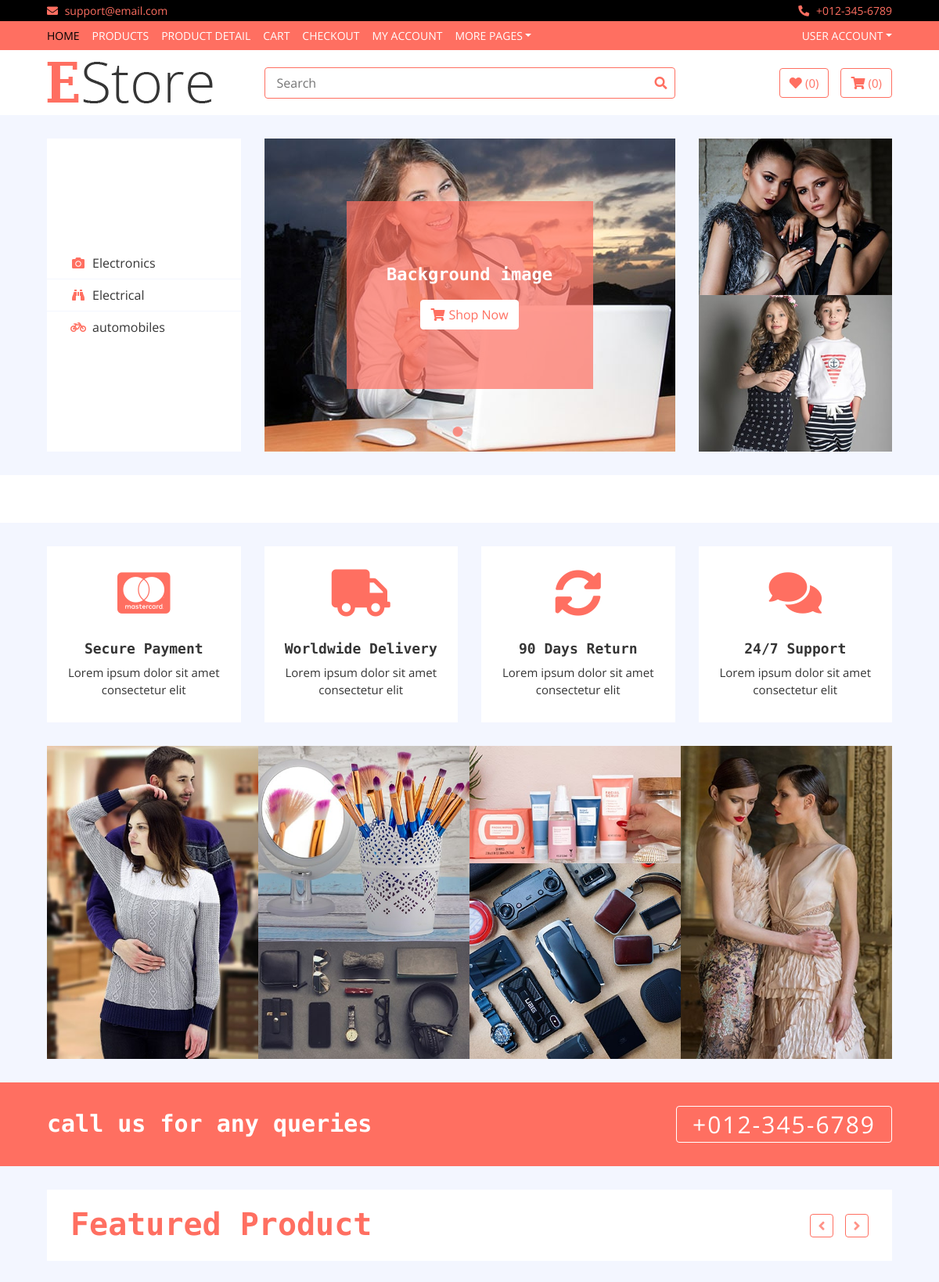
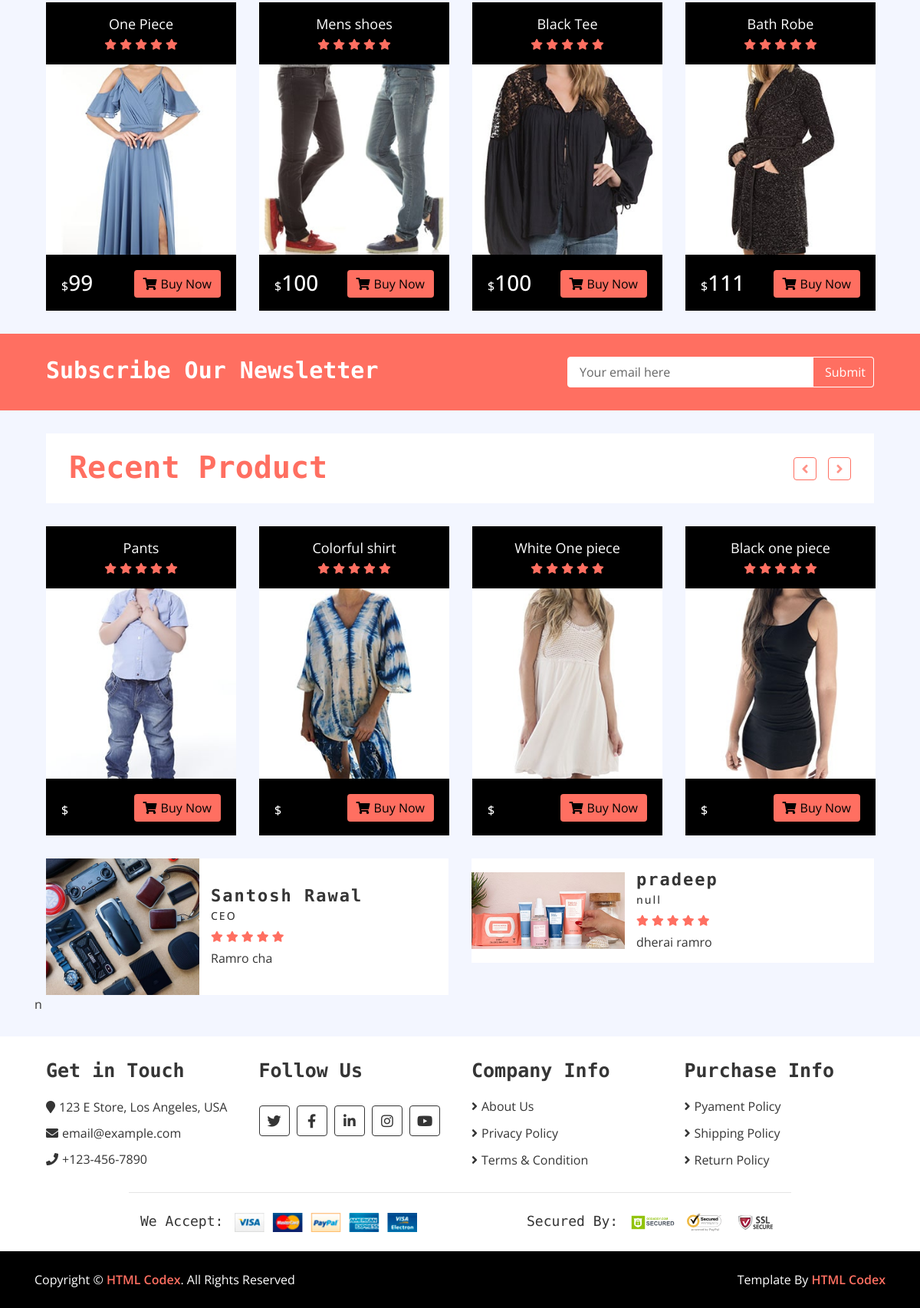
The page / on the database its author committed (2 pictures, top to bottom).
### home/models.py (models this page shows, shortened)
class Category(models.Model):
    name = models.CharField(max_length=200)
    logo = models.CharField(max_length=200, blank=True)
    slug = models.CharField(max_length=500, unique=True)

class Slider(models.Model):
    name = models.CharField(max_length=500)
    image = models.ImageField(upload_to='media')
    description = models.TextField(blank=True)
    rank = models.IntegerField()
    url = models.URLField(blank=True, max_length=500)

class Ad(models.Model):
    name = models.CharField(max_length=500)
    image = models.ImageField(upload_to='media')
    description = models.TextField()
    rank = models.IntegerField()

class Product(models.Model):
    name = models.CharField(max_length=500)
    price = models.IntegerField()
    discounted_price = models.IntegerField(default=0)
    category = models.ForeignKey(Category, on_delete=models.CASCADE)
    brand = models.ForeignKey(Brand, on_delete=models.CASCADE)
    description = models.TextField(blank=True)
    specification = models.TextField(blank=True)
    image = models.ImageField(upload_to='media')
    rank = models.IntegerField()
    stock = models.CharField(choices=STOCK, max_length=50)
    labels = models.CharField(choices=LABELS, max_length=50)

class CustomerReview(models.Model):
    name = models.CharField(max_length=500)
    post = models.CharField(max_length=200)
    comment = models.TextField()
    image = models.ImageField(upload_to='media')

### home/views.py (the view)
# urls.py: path('', HomeView.as_view(), name='home'),
class HomeView(Base):
    def get(self, request):
        self.views['categories'] = Category.objects.all()
        self.views['brands'] = Brand.objects.all()
        self.views['sliders'] = Slider.objects.all()
        self.views['reviews'] = CustomerReview.objects.all()
        self.views['hots'] = Product.objects.filter(labels='hot')
        self.views['news'] = Product.objects.filter(labels='new')
        self.views['ads'] = Ad.objects.all()
        return render(request, 'index.html', self.views)

### templates/index.html (shortened to what this page needs)
{% extends 'base.html' %}
{% load static %}
{% block content %}
        <div class="header">
            <div class="container-fluid">
                <div class="row">
                    <div class="col-md-3">
                        <nav class="navbar bg-light">
                            <ul class="navbar-nav">
                                {% for cat in categories %}
                                <li class="nav-item">
                                    <a class="nav-link" href="/category/{{cat.slug}}"><i class="fa fa-{{cat.logo}}"></i>{{cat.name}}</a>
                                </li>
                                {% endfor %}
                            </ul>
                        </nav>
                    </div>
                    <div class="col-md-6">
                        <div class="header-slider normal-slider">
                            {% for slider in sliders%}
                            <div class="header-slider-item">
                                <img src="{{slider.image.url}}"  alt="Slider Image" />
                                <div class="header-slider-caption">
                                    <p>Background image </p>
                                    <a class="btn" href=""><i class="fa fa-shopping-cart"></i>Shop Now</a>
                                </div>
                            </div>
                            {% endfor %}
                        </div>
                    </div>
                    <div class="col-md-3">
                        <div class="header-img">
                            {% for ad in ads %}
                            {% if ad.rank == 1 %}
                            <div class="img-item">
                                <img src="{{ad.image.url}}" />
                            </div>
                            {% endif %}
                            {% endfor %}
                            {% for ad in ads %}
                            {% if ad.rank == 2 %}
                            <div class="img-item">
                                <img src="{{ad.image.url}}" />
                            </div>
                            {% endif %}
                            {% endfor %}
                        </div>
                    </div>
                </div>
            </div>
        </div>
        <div class="brand">
            <div class="container-fluid">
                <div class="brand-slider">
                    {% for brand in brands %}
                    <div class="brand-item"><img src="{{brand.image.url}}" style = "height= 300px; width:300px" alt=""></div>
                    {% endfor %}
                </div>
            </div>
        </div>
        <div class="feature">
            <div class="container-fluid">
                <div class="row align-items-center">
                    <div class="col-lg-3 col-md-6 feature-col">
                        <div class="feature-content">
                            <i class="fab fa-cc-mastercard"></i>
                            <h2>Secure Payment</h2>
                            <p>
                                Lorem ipsum dolor sit amet consectetur elit
                            </p>
                        </div>
                    </div>
                    <div class="col-lg-3 col-md-6 feature-col">
                        <div class="feature-content">
                            <i class="fa fa-truck"></i>
                            <h2>Worldwide Delivery</h2>
                            <p>
                                Lorem ipsum dolor sit amet consectetur elit
                            </p>
                        </div>
                    </div>
                    <div class="col-lg-3 col-md-6 feature-col">
                        <div class="feature-content">
                            <i class="fa fa-sync-alt"></i>
                            <h2>90 Days Return</h2>
                            <p>
                                Lorem ipsum dolor sit amet consectetur elit
                            </p>
                        </div>
                    </div>
                    <div class="col-lg-3 col-md-6 feature-col">
                        <div class="feature-content">
                            <i class="fa fa-comments"></i>
                            <h2>24/7 Support</h2>
                            <p>
                                Lorem ipsum dolor sit amet consectetur elit
                            </p>
                        </div>
                    </div>
                </div>
            </div>
        </div>
        <div class="category">
            <div class="container-fluid">
                <div class="row">
                    <div class="col-md-3">
                        {% for ad in ads %}
                        {% if ad.rank == 3 %}
                        <div class="category-item ch-400">
                            <img src="{{ad.image.url}}" />
                        </div>
                        {%  endif %}
                        {%  endfor %}
                    </div>
                    <div class="col-md-3">
                        {% for ad in ads %}
                        {% if ad.rank == 4 %}
                        <div class="category-item ch-250">
                            <img src="{{ad.image.url}}" />
                        </div>
                        {% endif %}
                        {% endfor %}
                        {% for ad in ads %}
                        {% if ad.rank == 5 %}
                        <div class="category-item ch-150">
                            <img src="{{ad.image.url}}" />
                        </div>
                        {% endif %}
                        {% endfor %}
                    </div>
                    <div class="col-md-3">
                        {% for ad in ads %}
                        {% if ad.rank == 6 %}
                        <div class="category-item ch-150">
                            <img src="{{ad.image.url}}" />
                        </div>
                        {% endif %}
                        {% endfor %}
                        {% for ad in ads %}
                        {% if ad.rank == 7 %}
                        <div class="category-item ch-250">
                            <img src="{{ad.image.url}}" />
                        </div>
                        {% endif %}
                        {% endfor %}
                    </div>
                    <div class="col-md-3">
                        {% for ad in ads %}
                        {% if ad.rank == 8 %}
                        <div class="category-item ch-400">
                            <img src="{{ad.image.url}}" />
                        </div>
                        {% endif %}
                        {% endfor %}
                    </div>
                </div>
            </div>
        </div>
        <div class="call-to-action">
            <div class="container-fluid">
                <div class="row align-items-center">
                    <div class="col-md-6">
                        <h1>call us for any queries</h1>
                    </div>
                    <div class="col-md-6">
                        <a href="tel:0123456789">+012-345-6789</a>
                    </div>
                </div>
            </div>
        </div>
        <div class="featured-product product">
            <div class="container-fluid">
                <div class="section-header">
                    <h1>Featured Product</h1>
                </div>
                <div class="row align-items-center product-slider product-slider-4">
                    {% for hot in hots %}
                    <div class="col-lg-3">
                        <div class="product-item">
                            <div class="product-title">
                                <a href="#">{{hot.name}}</a>
                                <div class="ratting">
                                    <i class="fa fa-star"></i>
                                    <i class="fa fa-star"></i>
                                    <i class="fa fa-star"></i>
                                    <i class="fa fa-star"></i>
                                    <i class="fa fa-star"></i>
                                </div>
                            </div>
                            <div class="product-image">
                                <a href="product-detail.html">
                                    <img src="{{hot.image.url}}" alt="Product Image">
                                </a>
                            </div>
                            <div class="product-price">
                                {% if hot.discounted_price > 0 %}
                                <h3><span>$</span>{{hot.discounted_price}}</h3>
                                {% else %}
                                 <h3><span>$</span>{{hot.price}}</h3>
                                {% endif %}
                                <a class="btn" href=""><i class="fa fa-shopping-cart"></i>Buy Now</a>
                            </div>
                        </div>
                    </div>
                    {% endfor %}
                </div>
            </div>
        </div>
        <div class="newsletter">
            <div class="container-fluid">
                <div class="row">
                    <div class="col-md-6">
                        <h1>Subscribe Our Newsletter</h1>
                    </div>
                    <div class="col-md-6">
                        <div class="form">
                            <input type="email" value="Your email here">
                            <button>Submit</button>
                        </div>
                    </div>
                </div>
            </div>
        </div>
        <div class="recent-product product">
            <div class="container-fluid">
                <div class="section-header">
                    <h1>Recent Product</h1>
                </div>
                <div class="row align-items-center product-slider product-slider-4">
                    {% for new in news %}
                    <div class="col-lg-3">
                        <div class="product-item">
                            <div class="product-title">
                                <a href="#">{{new.name}}</a>
                                <div class="ratting">
                                    <i class="fa fa-star"></i>
                                    <i class="fa fa-star"></i>
                                    <i class="fa fa-star"></i>
                                    <i class="fa fa-star"></i>
                                    <i class="fa fa-star"></i>
                                </div>
                            </div>
                            <div class="product-image">
                                <a href="product-detail.html">
                                    <img src="{{new.image.url}}" alt="Product Image">
                                </a>
                            </div>
                            <div class="product-price">
                                {% if hot.discounted_price > 0 %}
                                <h3><span>$</span>{{hot.discounted_price}}</h3>
                                {% else %}
                                 <h3><span>$</span>{{hot.price}}</h3>
                                {% endif %}
                                <a class="btn" href=""><i class="fa fa-shopping-cart"></i>Buy Now</a>
                            </div>
                        </div>
                    </div>
                    {%  endfor %}
                </div>
            </div>
        </div>
        <div class="review">
            <div class="container-fluid">
                <div class="row align-items-center review-slider normal-slider">
                    {% for review in reviews %}
                    <div class="col-md-6">
                        <div class="review-slider-item">
                            <div class="review-img">
                                <img src="{{review.image.url}}" alt="Image">
                            </div>
                            <div class="review-text">
                                <h2>{{review.name}}</h2>
                                <h3>{{review.post}}</h3>
                                <div class="ratting">
                                    <i class="fa fa-star"></i>
                                    <i class="fa fa-star"></i>
                                    <i class="fa fa-star"></i>
                                    <i class="fa fa-star"></i>
                                    <i class="fa fa-star"></i>
                                </div>
                                <p>
                                    {{review.comment}}
                                </p>
                            </div>
                        </div>
                    </div>
                    {% endfor %}
  n
                </div>
            </div>
        </div>
{% endblock %}

### rows shown on the page
Category: name "Electronics"
Category: name "Electrical"
Category: name "automobiles"
Slider: image (picture)
Ad: image (picture)
Ad: image (picture)
Ad: image (picture)
Ad: image (picture)
Ad: image (picture)
Ad: image (picture)
Ad: image (picture)
Ad: image (picture)
Product: name "One Piece", image (picture), price "99"
Product: name "Mens shoes", image (picture), discounted_price "100"
Product: name "Black Tee", image (picture), price "100"
Product: name "Bath Robe", image (picture), price "111"
Product: name "Pants", image (picture)
Product: name "Colorful shirt", image (picture)
Product: name "White One piece", image (picture)
Product: name "Black one piece", image (picture)
CustomerReview: image (picture), name "Santosh Rawal", post "CEO", comment "Ramro cha"
CustomerReview: image (picture), name "pradeep", post "null", comment "dherai ramro"
